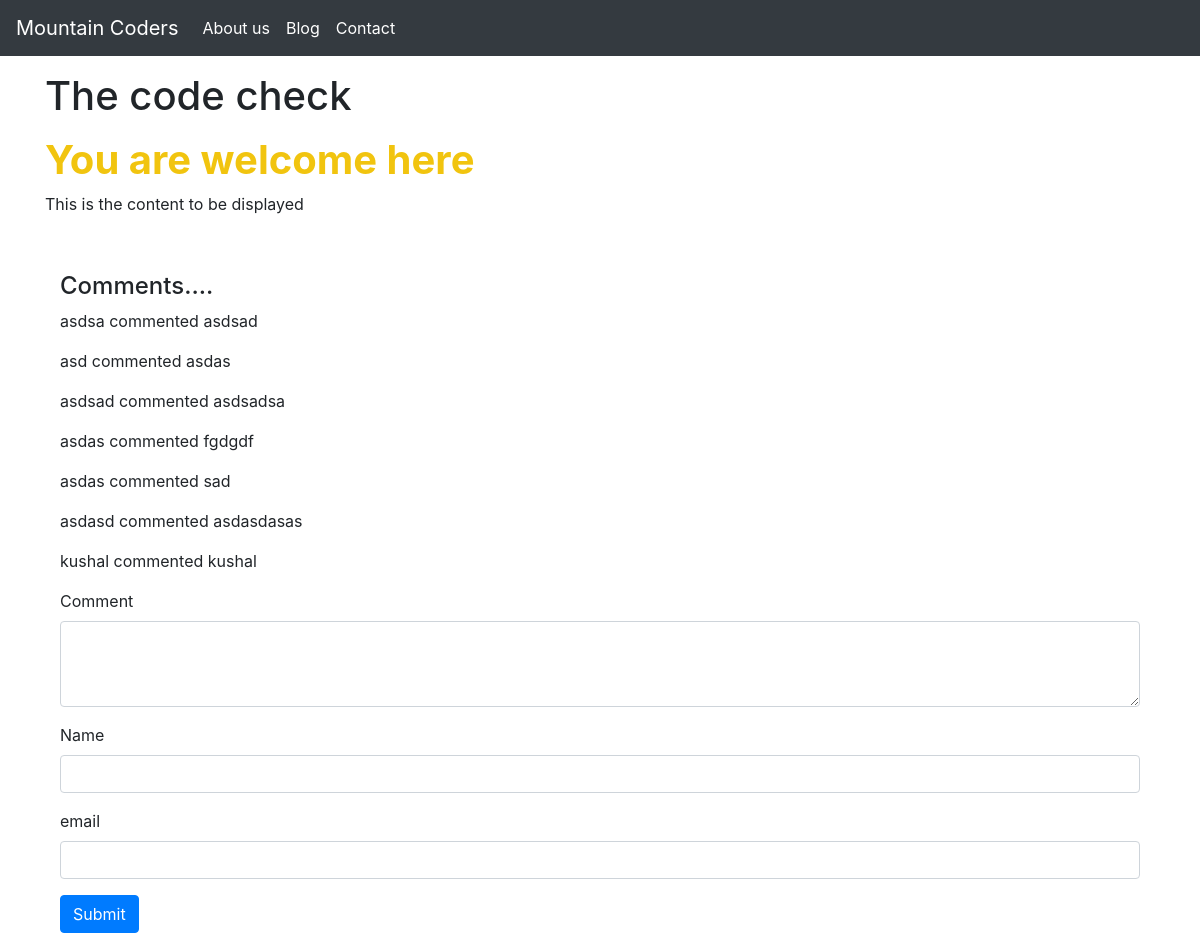
Screenshot of /blogpost/the-code-check with the database file from the repository.
### blog/models.py (models this page shows, shortened)
class Blog(models.Model):
    sno = models.AutoField(primary_key=True)
    title = models.CharField(max_length=200)
    content = models.TextField()
    slug = models.CharField(max_length=100)
    time = models.DateTimeField(auto_now_add=True)

class Comment(models.Model):
    post = models.ForeignKey(Blog,on_delete=models.CASCADE)
    user = models.ForeignKey(User, on_delete=models.CASCADE, blank=True, null=True)
    name = models.CharField(max_length=200)
    Comment = models.TextField()
    parent = models.ForeignKey('self', on_delete=models.CASCADE, null=True)
    date_added = models.DateTimeField(default=now)

### blog/views.py (the view)
# urls.py: path('blogpost/<str:slug>', views.blogpost, name='blogpost'),
def blogpost(request,slug):
    blog = Blog.objects.filter(slug=slug).first()
    comments = Comment.objects.filter(post=blog)
    context = {
        'blog': blog,
        'comments': comments,
    }
    return render(request, 'blog/blogpost.html', context)

### templates/blog/blogpost.html (shortened to what this page needs)
{% extends 'blog/base.html' %}
{% block body %}
<div class="container">
<h1 class="my-3">
    {{blog.title}}
</h1>
<div class="my-3">
    {{blog.content|safe}}
</div>
<div class="container">
    <h4>Comments....</h4>
    {% for comment in comments %}
    <p>
    {{comment.name}} commented {{comment.Comment}}
    </p>
    {% endfor %}
    <form action="{% url 'postcomment' %}" method="post">
        <div class="form-group">
            <label for="comment">Comment</label>
            <textarea class="form-control" name="comment" id="comment" rows="3"></textarea>
        </div>
        <div class="form-group">
            <label for="comment">Name</label>
            <input class="form-control" name="name" id="comment" />
        </div>
        <div class="form-group">
            <label for="comment">email</label>
            <input class="form-control" name="email" id="comment" type="email" />
        </div>
        <button type="submit" class="btn btn-primary">Submit</button>
    </form>
</div>
{% endblock body %}

### rows the page displays
Blog: title "The code check", content "You are welcome here This is the content to be displayed"
Comment: name "asdsa", Comment "asdsad"
Comment: name "asd", Comment "asdas"
Comment: name "asdsad", Comment "asdsadsa"
Comment: name "asdas", Comment "fgdgdf"
Comment: name "asdas", Comment "sad"
Comment: name "asdasd", Comment "asdasdasas"
Comment: name "kushal", Comment "kushal"
